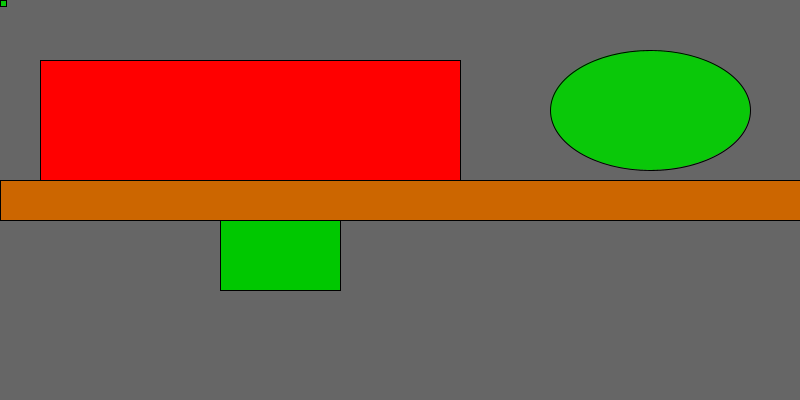
Frame 1 (no input)
Frame 60 (the mouse pressed at the canvas centre just before this capture): identical to frame 1, image omitted
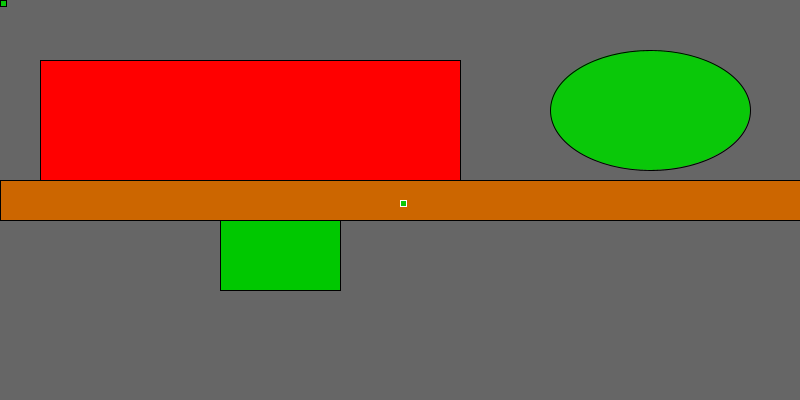
Frame 120 (the mouse held since frame 60 and released just before this capture)

The Processing sketch that drew these frames (run headless with seeded random() and noise(); from frame 60 on, the mouse is pressed at the canvas centre):

// Processing sketch: processing_3923
// ── processing_3923.pde

void setup() {
  size(800, 400);
  fill(126);
  background(102);
  stuff();
}
void stuff() {
  color inside = color(204, 102, 0);
  color middle = color(255,0, 0);
  color outside = color(0, 200, 0);
  color oval = color(10, 200, 9);
  
  fill(outside);
  rect(220,220, 120, 70);
  fill(middle);
  rect(40, 60, 420, 120);
  fill(inside);
  rect(0, 180, 800, 40);
  fill(oval);
  ellipse (650, 110, 200, 120);
  
}
void draw() {
  if(mousePressed) {
    stroke(255);
  } else {
    stroke(0);
  }
  rect(mouseX, mouseY, 6, 6);
}
